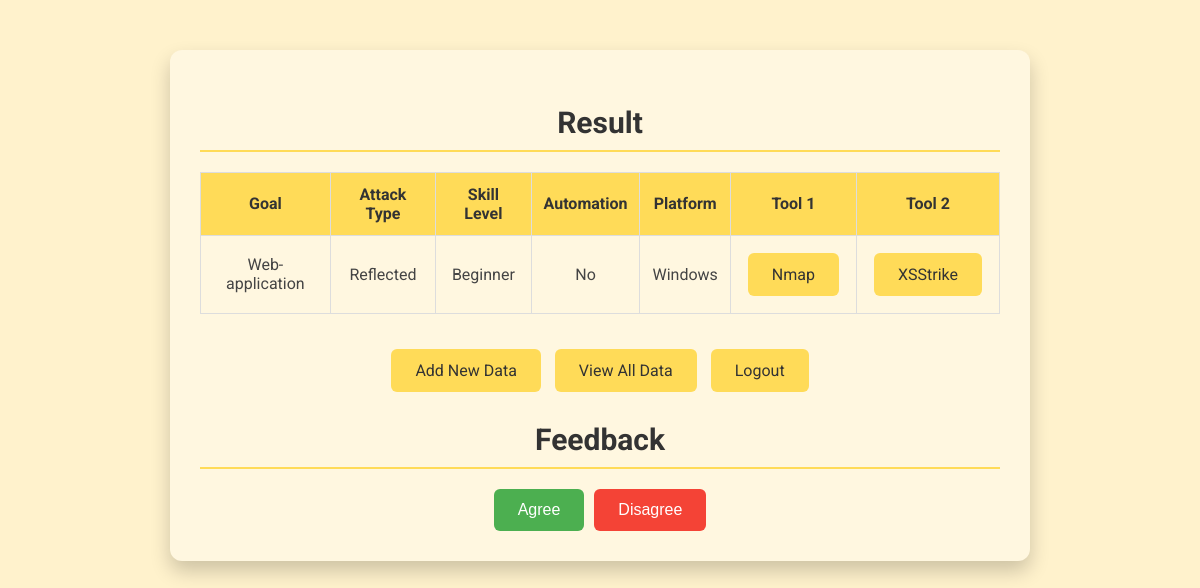
Page /result/ (signed in) on the committed database.
### suggestxss/models.py (models this page shows, shortened)
class UserData(models.Model):
    user = models.ForeignKey(User, on_delete=models.CASCADE)
    goal = models.IntegerField(choices=[(0, 'Web-application'), (1, 'API'), (2, 'Mobile-app')])
    attackT = models.IntegerField(choices=[(0, 'Reflected'), (1, 'Stored'), (2, 'Dom-based')])
    skill = models.IntegerField(choices=[(0, 'Beginner'), (1, 'Intermediate'), (2, 'Advanced')])
    automation = models.IntegerField(choices=[(0, 'No'), (1, 'Yes')])
    platform = models.IntegerField(choices=[(0, 'Windows'), (1, 'Linux'), (2, 'MacOS')])
    suggest = models.IntegerField(choices=[(0, 'Nmap & PwnXSS'), (1, 'Nmap & XSStrike'), (2, 'Nmap & Burp Suite'), (3, 'Nmap & OWASP ZAP')])
    created_at = models.DateTimeField(default=timezone.now)

### suggestxss/views.py (the view)
# urls.py: path('result/', views.result, name='result'),
def result(request):
    print("Executing result function")
    data = UserData.objects.filter(user=request.user).last()
    feedback = Feedback.objects.filter(user_data=data).last() if data else None
    print("Finished executing result function")
    return render(request, 'suggestxss/result.html', {'data': data})

### suggestxss/templates/suggestxss/result.html (shortened to what this page needs)
<!DOCTYPE html>
<html lang="en">
<head>
</head>
<body>
    <div class="container">
        <h2>Result</h2>
        <table>
            <tr>
                <th>Goal</th>
                <th>Attack Type</th>
                <th>Skill Level</th>
                <th>Automation</th>
                <th>Platform</th>
                <th>Tool 1</th>
                <th>Tool 2</th>
            </tr>
            <tr>
                <td>{{ data.get_goal_display }}</td>
                <td>{{ data.get_attackT_display }}</td>
                <td>{{ data.get_skill_display }}</td>
                <td>{{ data.get_automation_display }}</td>
                <td>{{ data.get_platform_display }}</td>
                <td>
                    {% if data.suggest == 0 %}
                        <a class="suggestion-link" href="{% url 'nmap_tool' %}">Nmap</a>
                    {% elif data.suggest == 1 %}
                        <a class="suggestion-link" href="{% url 'nmap_tool' %}">Nmap</a>
                    {% elif data.suggest == 2 %}
                        <a class="suggestion-link" href="{% url 'nmap_tool' %}">Nmap</a>
                    {% elif data.suggest == 3 %}
                        <a class="suggestion-link" href="{% url 'nmap_tool' %}">Nmap</a>
                    {% else %}
                        Unknown
                    {% endif %}
                </td>
                <td>
                    {% if data.suggest == 0 %}
                        <a class="suggestion-link" href="{% url 'run_pwnxss' %}">PwnXSS</a>
                    {% elif data.suggest == 1 %}
                        <a class="suggestion-link" href="{% url 'run_xsstrike' %}">XSStrike</a>
                    {% elif data.suggest == 2 %}
                        <a class="suggestion-link" href="{% url 'burpsuite' %}">Burp Suite</a>
                    {% elif data.suggest == 3 %}
                        <a class="suggestion-link" href="{% url 'owasp_zap' %}">OWASP ZAP</a>
                    {% else %}
                        Unknown
                    {% endif %}
                </td>
            </tr>
        </table>
        <div class="button-container">
            <a href="{% url 'new_data' %}">Add New Data</a>
            <a href="{% url 'view_data' %}">View All Data</a>
            <a href="{% url 'logout' %}">Logout</a>
        </div>
        <h2>Feedback</h2>
        <div class="feedback-buttons">
            <button id="agree" class="agree">Agree</button>
            <button id="disagree" class="disagree">Disagree</button>
        </div>
    </div>
</body>
</html>

### suggestxss/templates/suggestxss/result.html (style rules this page uses)
body { font-family: 'Roboto', sans-serif; background: #FFF2CC; color: #444; margin: 0; padding: 0; box-sizing: border-box; }
.container { max-width: 800px; margin: 50px auto; padding: 30px; background-color: #FFF7E0; border-radius: 12px; box-shadow: 0 10px 20px rgba(0, 0, 0, 0.2); text-align: center; }
h2 { font-size: 30px; color: #333; margin-bottom: 20px; border-bottom: 2px solid #FFDB58; padding-bottom: 10px; }
table { width: 100%; border-collapse: collapse; margin-bottom: 30px; }
table, th, td { border: 1px solid #ddd; }
th, td { padding: 12px; text-align: center; }
th { background-color: #FFDB58; color: #333; }
.button-container { margin-top: 30px; }
a { text-decoration: none; padding: 12px 24px; color: #333; background-color: #FFDB58; border-radius: 6px; transition: background-color 0.3s, transform 0.3s; margin: 5px; display: inline-block; }
.feedback-buttons { display: flex; justify-content: center; gap: 10px; margin-top: 20px; }
.feedback-buttons button { padding: 12px 24px; font-size: 16px; cursor: pointer; border: none; border-radius: 6px; transition: background-color 0.3s, transform 0.3s; color: white; }
.feedback-buttons .agree { background-color: #4CAF50; }
.feedback-buttons .disagree { background-color: #F44336; }

### rows in the picture
UserData: goal "Web-application", attackT "Reflected", skill "Beginner", automation "No", platform "Windows"
